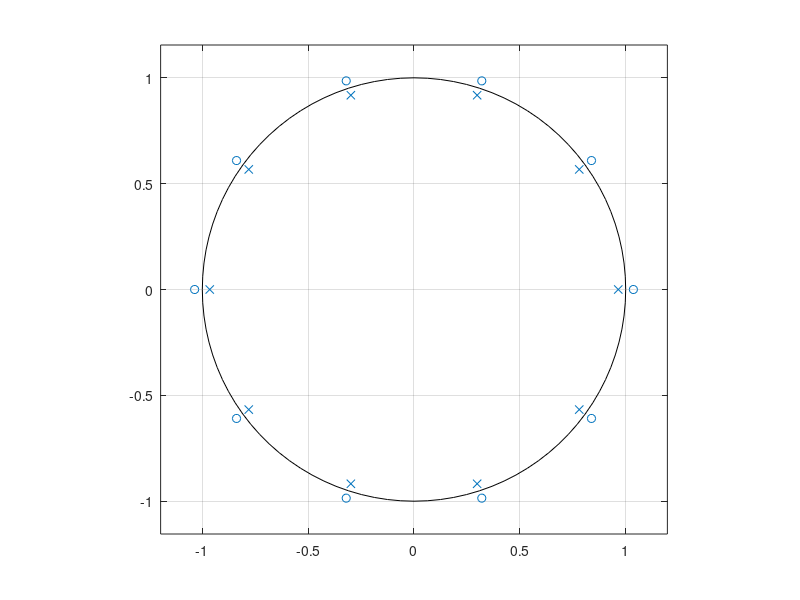
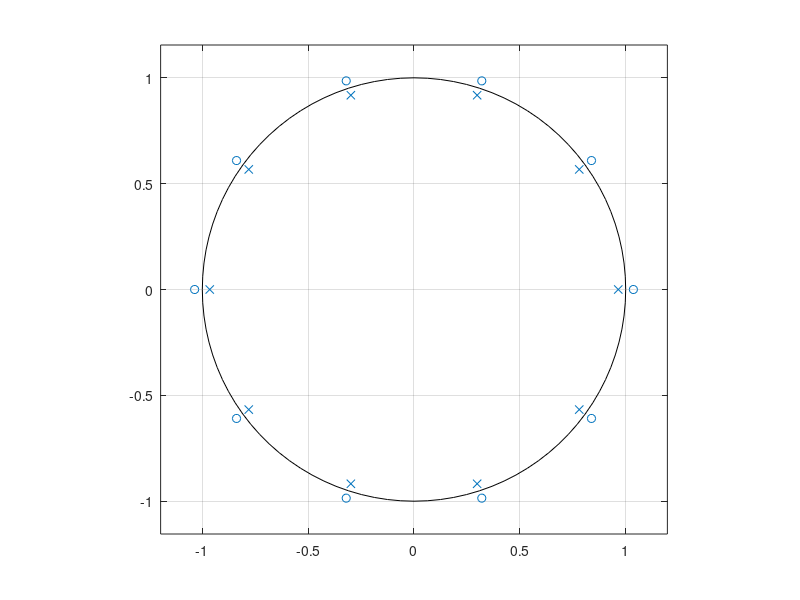

Write the MATLAB code that produced these figures, in order. (Note: this script raises an error after producing the figures.)
%[z,p,k] = ellip(1,,30,200/500);

z=[-0.7 zeros(1,9) 1];
p=[1 zeros(1,9) -0.7];
figure;title('a=0.7  Highpass Digital Filter');
zplane(z,p);

z1=[0.7 zeros(1,9) 1];
p1=[1 zeros(1,9) 0.7];
figure;title('a=-0.7  Highpass Digital Filter');
zplane(z,p);

[s,fs] = wavread('/home/klodjan/MEGA/simeiosis/HY370/Laborator_5/Music.wav');
soundsc(s, fs);

z2=[-0.8 zeros(1,999) 1];
p2=[1 zeros(1,999) -0.8];

z3=[-0.7 zeros(1,2499) 1];
p3=[1 zeros(1,2499) -0.7];

y=filter(z2,p2,s);
y1=filter(z3,p3,y);
soundsc(y1,fs);
